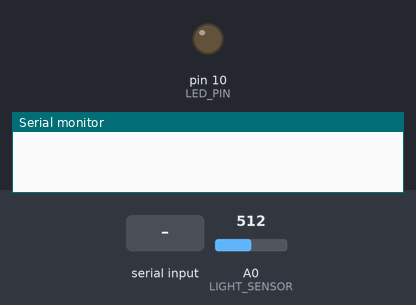
The sketch below on a simulated Arduino Uno, built with avr-gcc and run on an emulated ATmega328P. Shown: output pins drawn as LEDs (lit = HIGH), the last lines printed to the serial monitor. Inputs (shaded band) come from the test bench; at power-on: A0 (LIGHT_SENSOR) = 512.

Above: at 1.2 s.
1.3 s: "e" received over Serial
At 1.7 s:
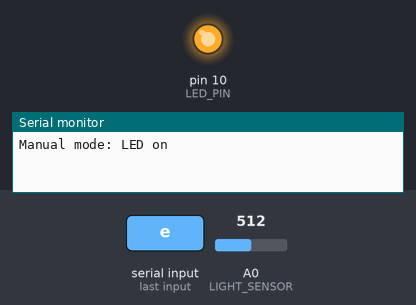
2.8 s: "d" received over Serial
At 4.0 s:
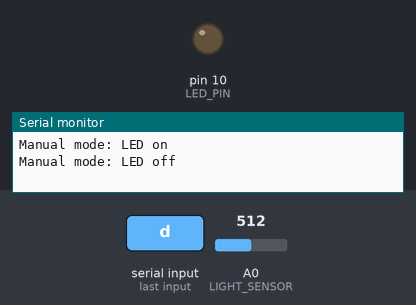
4.3 s: "a" received over Serial
5.8 s: A0 (LIGHT_SENSOR) set to 361
7.3 s: A0 (LIGHT_SENSOR) set to 339
At 8.5 s:
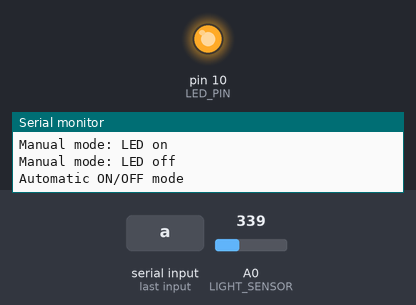
8.8 s: A0 (LIGHT_SENSOR) set to 360
At 9.8 s:
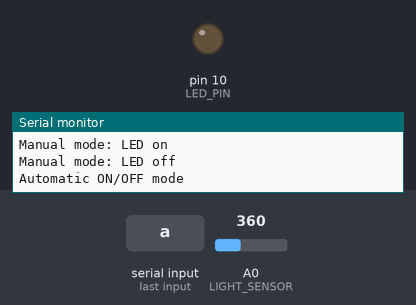
Timing chart, 0 to 11.3 s (numbered marks = the images above; inputs shaded):
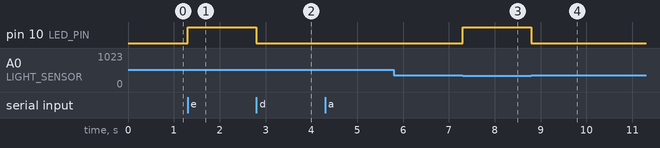

Measured:
- the behaviour switches between 351 and 350 on A0 (LIGHT_SENSOR) (found by bisection; images 2 and 3)
- after the input at 1.3 s, pin 10 (LED_PIN): LOW → HIGH at once
- after the input at 2.8 s, pin 10 (LED_PIN): HIGH → LOW at once
- after the input at 5.8 s, every drawn part: stays the same
- after the input at 7.3 s, pin 10 (LED_PIN): LOW → HIGH at once
- after the input at 8.8 s, pin 10 (LED_PIN): HIGH → LOW at once

The sketch:

photo_led.ino
```cpp
#define LED_PIN 10
#define LIGHT_SENSOR 0

void setup() {
	pinMode(LED_PIN, OUTPUT);
	digitalWrite(LED_PIN, LOW);
	Serial.begin(115200);
}

// Modes of operation:
// 1. Alarm
// 2. Auto ON/OFF
// 3. Forced ON/OFF

enum SYSTEM_MODE{
	MODE_ALARM,
	MODE_AUTO_ON_OFF,
	MODE_MANUAL,
} mode = MODE_MANUAL;

// System state:
bool alarm_triggered = false;
bool manual_mode_led = false;

void handle_commands() {
	if (Serial.available() > 0) {
		char command = Serial.read();

		switch (command) {
			case 'e':
				Serial.print("Manual mode: LED on\n");
				manual_mode_led = true;
				mode = MODE_MANUAL;
				break;
			case 'd':
				Serial.print("Manual mode: LED off\n");
				manual_mode_led = false;
				mode = MODE_MANUAL;
				break;
			case 'a':
				Serial.print("Automatic ON/OFF mode\n");
				mode = MODE_AUTO_ON_OFF;
				break;
			case 's':
				Serial.print("Alarm mode: armed\n");
				alarm_triggered = false;
				mode = MODE_ALARM;
				break;
		}
	}
}

void handle_manual_mode() {
	digitalWrite(LED_PIN, manual_mode_led);
}

void handle_auto_on_off_mode() {
	int value = analogRead(LIGHT_SENSOR);

	if (value > 350) {
		digitalWrite(LED_PIN, LOW);
	} else {
		digitalWrite(LED_PIN, HIGH);
	}
}

void handle_alarm_mode() {
	int value = analogRead(LIGHT_SENSOR);
	static int state;

	if (value < 350)
		alarm_triggered = true;

	if (alarm_triggered) {
		state = state ^ 1;
		digitalWrite(LED_PIN, state);
	} else {
		digitalWrite(LED_PIN, LOW);
	}
}

void handle_event() {
	switch (mode) {
		case MODE_MANUAL:
			handle_manual_mode();
			break;
		case MODE_AUTO_ON_OFF:
			handle_auto_on_off_mode();
			break;
		case MODE_ALARM:
			handle_alarm_mode();
			break;
	}
}

long next_event = 0;

void loop() {
	handle_commands();

	long now = millis();

	if (now >= next_event) {
		next_event = now + 100;
		handle_event();
	}
}
```
